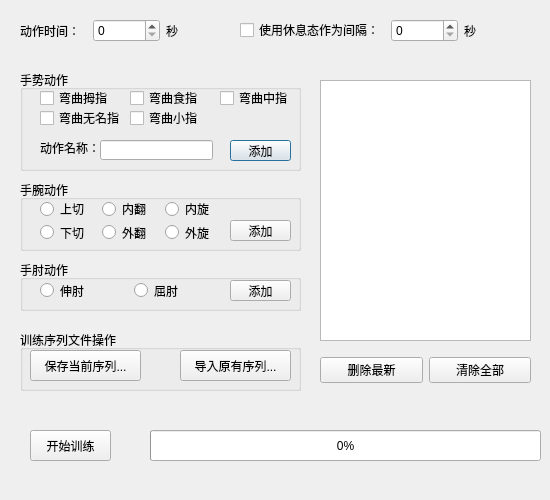
<?xml version="1.0" encoding="UTF-8"?>
<ui version="4.0">
 <class>TrainModule</class>
 <widget class="QDialog" name="TrainModule">
  <property name="geometry">
   <rect>
    <x>0</x>
    <y>0</y>
    <width>550</width>
    <height>500</height>
   </rect>
  </property>
  <property name="sizePolicy">
   <sizepolicy hsizetype="Fixed" vsizetype="Fixed">
    <horstretch>100</horstretch>
    <verstretch>100</verstretch>
   </sizepolicy>
  </property>
  <property name="minimumSize">
   <size>
    <width>550</width>
    <height>500</height>
   </size>
  </property>
  <property name="maximumSize">
   <size>
    <width>550</width>
    <height>500</height>
   </size>
  </property>
  <property name="windowTitle">
   <string>TrainModule</string>
  </property>
  <widget class="QWidget" name="layoutWidget">
   <property name="geometry">
    <rect>
     <x>20</x>
     <y>10</y>
     <width>511</width>
     <height>41</height>
    </rect>
   </property>
   <layout class="QHBoxLayout" name="horizontalLayout">
    <item>
     <widget class="QLabel" name="label">
      <property name="text">
       <string>动作时间：</string>
      </property>
     </widget>
    </item>
    <item>
     <widget class="QSpinBox" name="spinBox_Do_Duration"/>
    </item>
    <item>
     <widget class="QLabel" name="label_2">
      <property name="text">
       <string>秒</string>
      </property>
     </widget>
    </item>
    <item>
     <widget class="QCheckBox" name="cbUseRest">
      <property name="text">
       <string>使用休息态作为间隔：</string>
      </property>
     </widget>
    </item>
    <item>
     <widget class="QSpinBox" name="spinBox_Rest_Duration"/>
    </item>
    <item>
     <widget class="QLabel" name="label_3">
      <property name="text">
       <string>秒</string>
      </property>
     </widget>
    </item>
   </layout>
  </widget>
  <widget class="QGroupBox" name="groupBox">
   <property name="geometry">
    <rect>
     <x>20</x>
     <y>70</y>
     <width>281</width>
     <height>101</height>
    </rect>
   </property>
   <property name="title">
    <string>手势动作</string>
   </property>
   <widget class="QCheckBox" name="cbThumb">
    <property name="geometry">
     <rect>
      <x>20</x>
      <y>20</y>
      <width>71</width>
      <height>16</height>
     </rect>
    </property>
    <property name="text">
     <string>弯曲拇指</string>
    </property>
   </widget>
   <widget class="QCheckBox" name="cbIndex">
    <property name="geometry">
     <rect>
      <x>110</x>
      <y>20</y>
      <width>71</width>
      <height>16</height>
     </rect>
    </property>
    <property name="text">
     <string>弯曲食指</string>
    </property>
   </widget>
   <widget class="QCheckBox" name="cbMiddle">
    <property name="geometry">
     <rect>
      <x>200</x>
      <y>20</y>
      <width>71</width>
      <height>16</height>
     </rect>
    </property>
    <property name="text">
     <string>弯曲中指</string>
    </property>
   </widget>
   <widget class="QCheckBox" name="cbRing">
    <property name="geometry">
     <rect>
      <x>20</x>
      <y>40</y>
      <width>91</width>
      <height>16</height>
     </rect>
    </property>
    <property name="text">
     <string>弯曲无名指</string>
    </property>
   </widget>
   <widget class="QCheckBox" name="cbLittle">
    <property name="geometry">
     <rect>
      <x>110</x>
      <y>40</y>
      <width>71</width>
      <height>16</height>
     </rect>
    </property>
    <property name="text">
     <string>弯曲小指</string>
    </property>
   </widget>
   <widget class="QLineEdit" name="LEFinger">
    <property name="geometry">
     <rect>
      <x>80</x>
      <y>70</y>
      <width>113</width>
      <height>20</height>
     </rect>
    </property>
   </widget>
   <widget class="QPushButton" name="Btn_Add_Finger">
    <property name="geometry">
     <rect>
      <x>210</x>
      <y>70</y>
      <width>61</width>
      <height>21</height>
     </rect>
    </property>
    <property name="text">
     <string>添加</string>
    </property>
   </widget>
   <widget class="QLabel" name="label_4">
    <property name="geometry">
     <rect>
      <x>20</x>
      <y>70</y>
      <width>61</width>
      <height>16</height>
     </rect>
    </property>
    <property name="text">
     <string>动作名称：</string>
    </property>
   </widget>
  </widget>
  <widget class="QGroupBox" name="groupBox_2">
   <property name="geometry">
    <rect>
     <x>20</x>
     <y>180</y>
     <width>281</width>
     <height>71</height>
    </rect>
   </property>
   <property name="title">
    <string>手腕动作</string>
   </property>
   <widget class="QPushButton" name="Btn_Add_Wrist">
    <property name="geometry">
     <rect>
      <x>210</x>
      <y>40</y>
      <width>61</width>
      <height>21</height>
     </rect>
    </property>
    <property name="text">
     <string>添加</string>
    </property>
   </widget>
   <widget class="QWidget" name="">
    <property name="geometry">
     <rect>
      <x>20</x>
      <y>20</y>
      <width>181</width>
      <height>41</height>
     </rect>
    </property>
    <layout class="QGridLayout" name="gridLayout">
     <item row="0" column="0">
      <widget class="QRadioButton" name="rBtn_Shangqie">
       <property name="text">
        <string>上切</string>
       </property>
      </widget>
     </item>
     <item row="0" column="1">
      <widget class="QRadioButton" name="rBtn_Neifan">
       <property name="text">
        <string>内翻</string>
       </property>
      </widget>
     </item>
     <item row="0" column="2">
      <widget class="QRadioButton" name="rBtn_Neixuan">
       <property name="text">
        <string>内旋</string>
       </property>
      </widget>
     </item>
     <item row="1" column="0">
      <widget class="QRadioButton" name="rBtn_Xiaqie">
       <property name="text">
        <string>下切</string>
       </property>
      </widget>
     </item>
     <item row="1" column="1">
      <widget class="QRadioButton" name="rBtn_Waifan">
       <property name="text">
        <string>外翻</string>
       </property>
      </widget>
     </item>
     <item row="1" column="2">
      <widget class="QRadioButton" name="rBtn_Waixuan">
       <property name="text">
        <string>外旋</string>
       </property>
      </widget>
     </item>
    </layout>
   </widget>
  </widget>
  <widget class="QGroupBox" name="groupBox_3">
   <property name="geometry">
    <rect>
     <x>20</x>
     <y>260</y>
     <width>281</width>
     <height>51</height>
    </rect>
   </property>
   <property name="title">
    <string>手肘动作</string>
   </property>
   <widget class="QPushButton" name="Btn_Add_Elbow">
    <property name="geometry">
     <rect>
      <x>210</x>
      <y>20</y>
      <width>61</width>
      <height>21</height>
     </rect>
    </property>
    <property name="text">
     <string>添加</string>
    </property>
   </widget>
   <widget class="QWidget" name="">
    <property name="geometry">
     <rect>
      <x>20</x>
      <y>20</y>
      <width>181</width>
      <height>21</height>
     </rect>
    </property>
    <layout class="QGridLayout" name="gridLayout_2">
     <item row="0" column="0">
      <widget class="QRadioButton" name="rBtn_Shenzhou">
       <property name="text">
        <string>伸肘</string>
       </property>
      </widget>
     </item>
     <item row="0" column="1">
      <widget class="QRadioButton" name="rBtn_Quzhou">
       <property name="text">
        <string>屈肘</string>
       </property>
      </widget>
     </item>
    </layout>
   </widget>
  </widget>
  <widget class="QTableView" name="Tb_series">
   <property name="geometry">
    <rect>
     <x>320</x>
     <y>80</y>
     <width>211</width>
     <height>261</height>
    </rect>
   </property>
  </widget>
  <widget class="QGroupBox" name="groupBox_4">
   <property name="geometry">
    <rect>
     <x>20</x>
     <y>330</y>
     <width>281</width>
     <height>61</height>
    </rect>
   </property>
   <property name="title">
    <string>训练序列文件操作</string>
   </property>
   <widget class="QPushButton" name="Btn_Save">
    <property name="geometry">
     <rect>
      <x>10</x>
      <y>20</y>
      <width>111</width>
      <height>31</height>
     </rect>
    </property>
    <property name="text">
     <string>保存当前序列...</string>
    </property>
   </widget>
   <widget class="QPushButton" name="Btn_Import">
    <property name="geometry">
     <rect>
      <x>160</x>
      <y>20</y>
      <width>111</width>
      <height>31</height>
     </rect>
    </property>
    <property name="text">
     <string>导入原有序列...</string>
    </property>
   </widget>
  </widget>
  <widget class="QProgressBar" name="progressBar">
   <property name="geometry">
    <rect>
     <x>150</x>
     <y>430</y>
     <width>391</width>
     <height>31</height>
    </rect>
   </property>
   <property name="value">
    <number>0</number>
   </property>
  </widget>
  <widget class="QPushButton" name="Btn_Start">
   <property name="geometry">
    <rect>
     <x>30</x>
     <y>430</y>
     <width>81</width>
     <height>31</height>
    </rect>
   </property>
   <property name="text">
    <string>开始训练</string>
   </property>
  </widget>
  <widget class="QWidget" name="layoutWidget">
   <property name="geometry">
    <rect>
     <x>320</x>
     <y>350</y>
     <width>211</width>
     <height>41</height>
    </rect>
   </property>
   <layout class="QHBoxLayout" name="horizontalLayout_2">
    <item>
     <widget class="QPushButton" name="Btn_Delete_Latest">
      <property name="text">
       <string>删除最新</string>
      </property>
     </widget>
    </item>
    <item>
     <widget class="QPushButton" name="Btn_Clear">
      <property name="text">
       <string>清除全部</string>
      </property>
     </widget>
    </item>
   </layout>
  </widget>
 </widget>
 <resources/>
 <connections/>
</ui>
